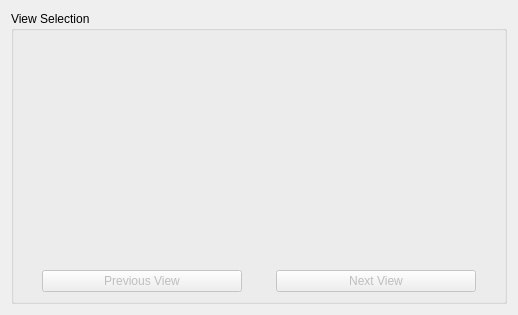
<?xml version="1.0" encoding="UTF-8"?>
<ui version="4.0">
 <class>ExportViewSelection</class>
 <widget class="QWidget" name="ExportViewSelection">
  <property name="geometry">
   <rect>
    <x>0</x>
    <y>0</y>
    <width>518</width>
    <height>315</height>
   </rect>
  </property>
  <property name="sizePolicy">
   <sizepolicy hsizetype="Preferred" vsizetype="Expanding">
    <horstretch>0</horstretch>
    <verstretch>0</verstretch>
   </sizepolicy>
  </property>
  <property name="windowTitle">
   <string>Form</string>
  </property>
  <layout class="QVBoxLayout" name="verticalLayout">
   <item>
    <widget class="QGroupBox" name="groupBox">
     <property name="sizePolicy">
      <sizepolicy hsizetype="Preferred" vsizetype="Expanding">
       <horstretch>0</horstretch>
       <verstretch>0</verstretch>
      </sizepolicy>
     </property>
     <property name="title">
      <string>View Selection</string>
     </property>
     <layout class="QVBoxLayout" name="verticalLayout_2">
      <property name="spacing">
       <number>6</number>
      </property>
      <property name="leftMargin">
       <number>0</number>
      </property>
      <property name="rightMargin">
       <number>0</number>
      </property>
      <property name="bottomMargin">
       <number>9</number>
      </property>
      <item>
       <widget class="QStackedWidget" name="swViews">
        <property name="sizePolicy">
         <sizepolicy hsizetype="Preferred" vsizetype="Expanding">
          <horstretch>0</horstretch>
          <verstretch>0</verstretch>
         </sizepolicy>
        </property>
        <property name="currentIndex">
         <number>-1</number>
        </property>
       </widget>
      </item>
      <item>
       <layout class="QHBoxLayout" name="horizontalLayout">
        <item>
         <widget class="QPushButton" name="pbPrevious">
          <property name="enabled">
           <bool>false</bool>
          </property>
          <property name="maximumSize">
           <size>
            <width>200</width>
            <height>16777215</height>
           </size>
          </property>
          <property name="text">
           <string>Previous View</string>
          </property>
         </widget>
        </item>
        <item>
         <widget class="QPushButton" name="pbNext">
          <property name="enabled">
           <bool>false</bool>
          </property>
          <property name="maximumSize">
           <size>
            <width>200</width>
            <height>16777215</height>
           </size>
          </property>
          <property name="text">
           <string>Next View</string>
          </property>
         </widget>
        </item>
       </layout>
      </item>
     </layout>
    </widget>
   </item>
  </layout>
 </widget>
 <resources/>
 <connections/>
</ui>
